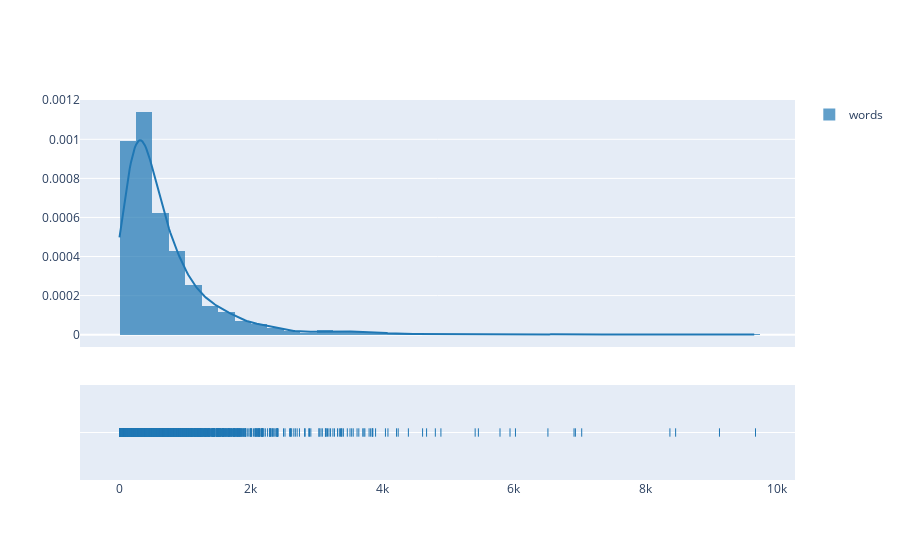
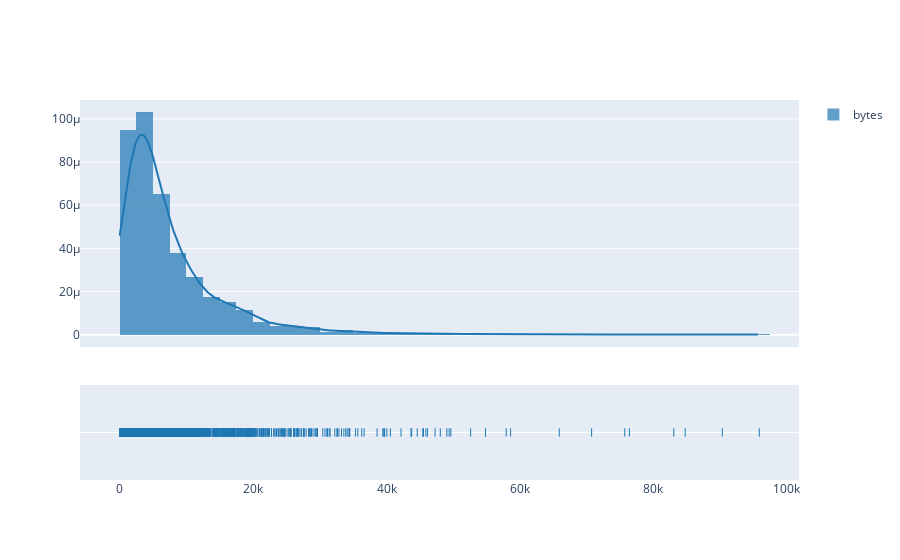

Notebook code cell kept with these figures, in order:
### Code cell
get_collection_features()

### Figure 1 — Plotly figure (JSON) as saved in the notebook; plotly's stock layout.template omitted (floating-point values rounded to 4 significant figures; data arrays with more than 128 entries replaced by an {"elided": "..."} marker saying what was removed)
{"data": [{"autobinx": false, "histnorm": "probability density", "legendgroup": "words", "marker": {"color": "rgb(31, 119, 180)"}, "name": "words", "opacity": 0.7, "type": "histogram", "x": {"elided": "2000 int values"}, "xaxis": "x", "xbins": {"end": 9677, "size": 250, "start": 1}, "yaxis": "y"}, {"legendgroup": "words", "marker": {"color": "rgb(31, 119, 180)"}, "mode": "lines", "name": "words", "showlegend": false, "type": "scatter", "x": {"elided": "500 float values"}, "xaxis": "x", "y": {"elided": "500 float values"}, "yaxis": "y"}, {"legendgroup": "words", "marker": {"color": "rgb(31, 119, 180)", "symbol": "line-ns-open"}, "mode": "markers", "name": "words", "showlegend": false, "type": "scatter", "x": {"elided": "2000 int values"}, "xaxis": "x", "y": {"elided": "2000 str values"}, "yaxis": "y2"}], "layout": {"barmode": "overlay", "hovermode": "closest", "legend": {"traceorder": "reversed"}, "xaxis": {"anchor": "y2", "domain": [0, 1], "zeroline": false}, "yaxis": {"anchor": "free", "domain": [0.35, 1], "position": 0}, "yaxis2": {"anchor": "x", "domain": [0, 0.25], "dtick": 1, "showticklabels": false}}}

### Figure 2 — Plotly figure (JSON) as saved in the notebook; plotly's stock layout.template omitted (floating-point values rounded to 4 significant figures; data arrays with more than 128 entries replaced by an {"elided": "..."} marker saying what was removed)
{"data": [{"autobinx": false, "histnorm": "probability density", "legendgroup": "bytes", "marker": {"color": "rgb(31, 119, 180)"}, "name": "bytes", "opacity": 0.7, "type": "histogram", "x": {"elided": "2000 int values"}, "xaxis": "x", "xbins": {"end": 95869, "size": 2500, "start": 3}, "yaxis": "y"}, {"legendgroup": "bytes", "marker": {"color": "rgb(31, 119, 180)"}, "mode": "lines", "name": "bytes", "showlegend": false, "type": "scatter", "x": {"elided": "500 float values"}, "xaxis": "x", "y": {"elided": "500 float values"}, "yaxis": "y"}, {"legendgroup": "bytes", "marker": {"color": "rgb(31, 119, 180)", "symbol": "line-ns-open"}, "mode": "markers", "name": "bytes", "showlegend": false, "type": "scatter", "x": {"elided": "2000 int values"}, "xaxis": "x", "y": {"elided": "2000 str values"}, "yaxis": "y2"}], "layout": {"barmode": "overlay", "hovermode": "closest", "legend": {"traceorder": "reversed"}, "xaxis": {"anchor": "y2", "domain": [0, 1], "zeroline": false}, "yaxis": {"anchor": "free", "domain": [0.35, 1], "position": 0}, "yaxis2": {"anchor": "x", "domain": [0, 0.25], "dtick": 1, "showticklabels": false}}}
